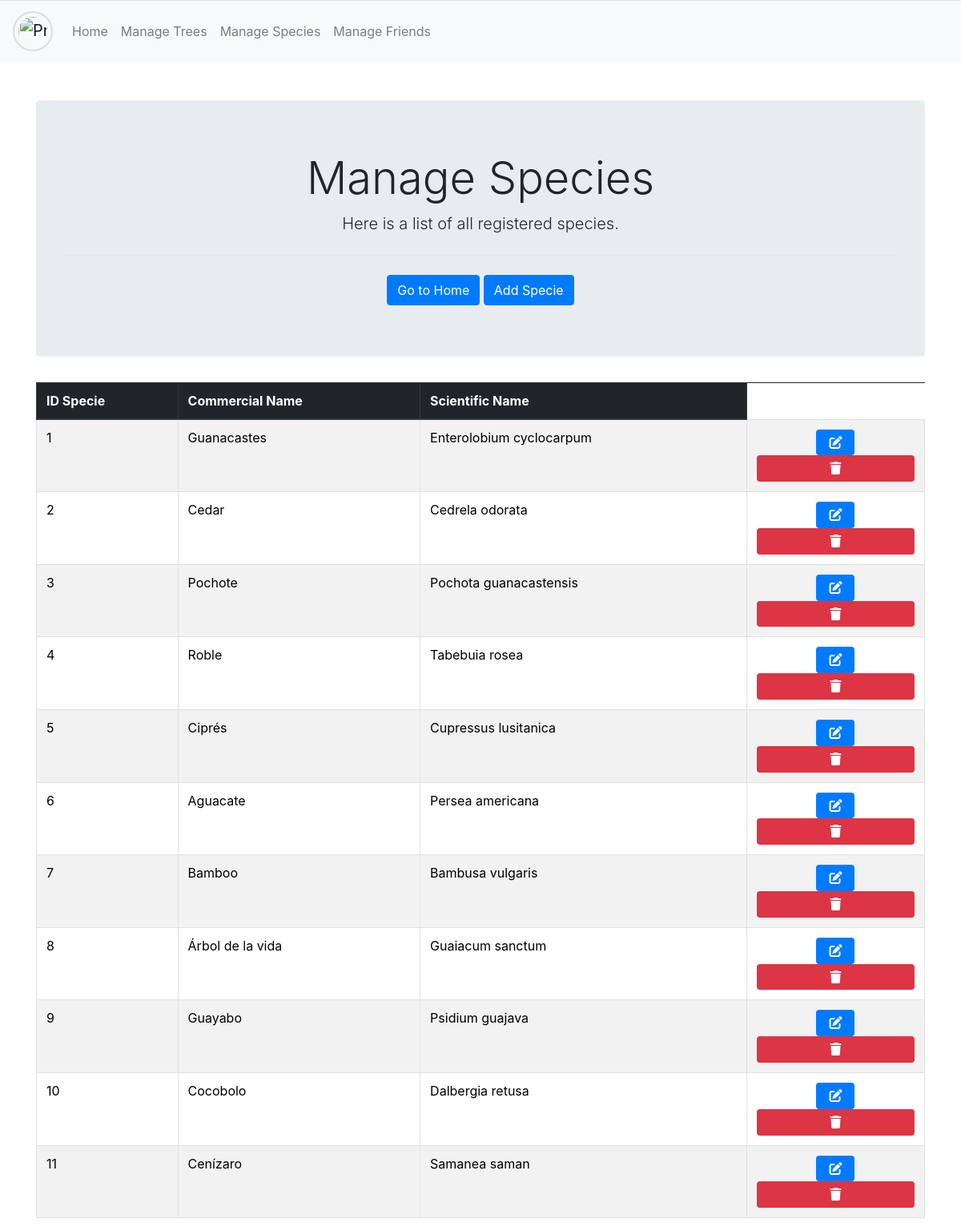
The page /administrator/manage_species.php on the database as committed earlier.
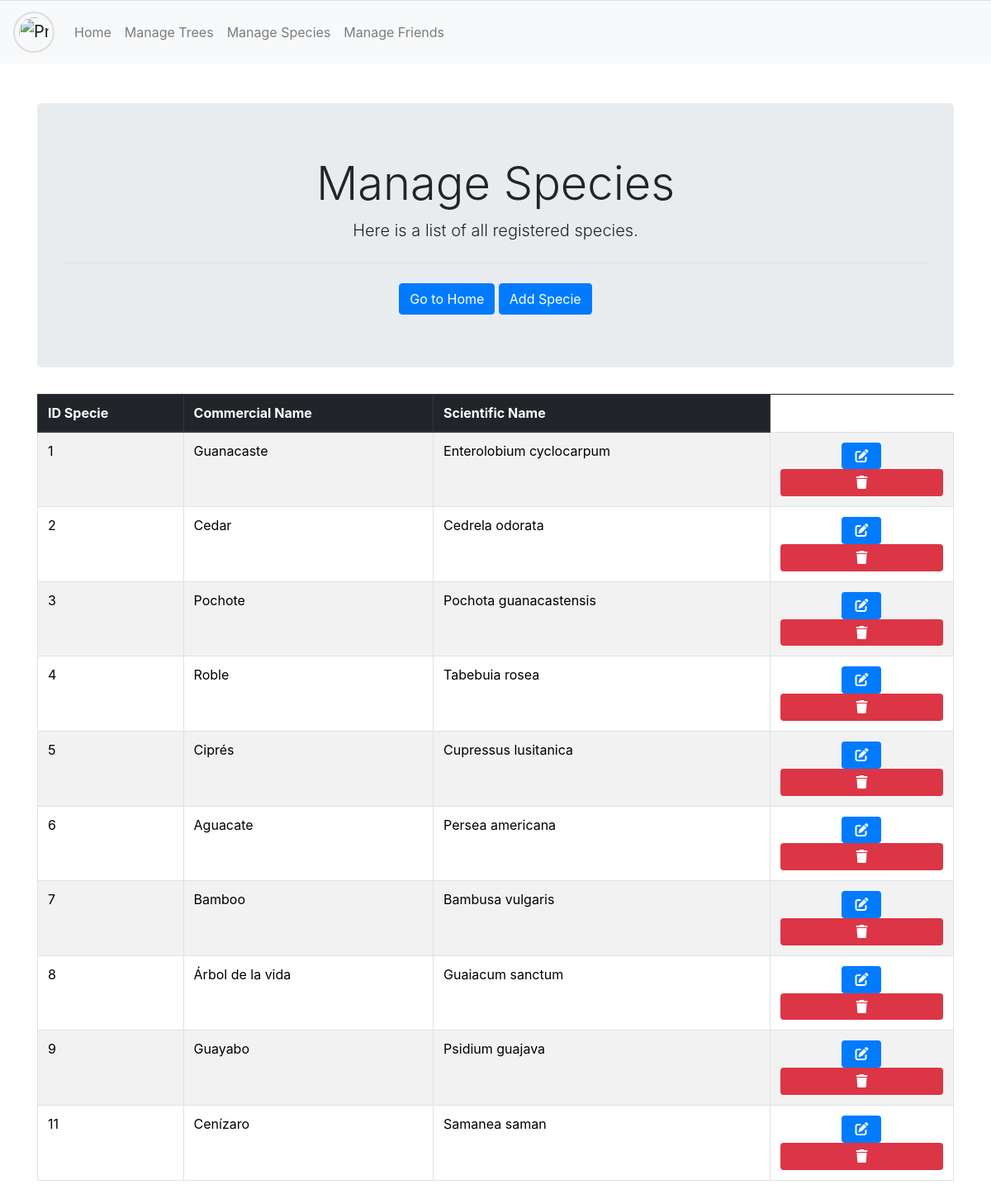
The same page on the database as committed later.
### tables this page shows
CREATE TABLE `species` (
  `Id_Specie` int(11) NOT NULL,
  `Commercial_Name` varchar(100) DEFAULT NULL,
  `Scientific_Name` varchar(100) DEFAULT NULL,
  `StatusS` int(2) DEFAULT 1
);

### utils/administrator/admin_functions.php (called while the page is built, shortened)
<?php
function getConnection(): bool|mysqli {
    $servername = "localhost";
    $username   = "root";
    $password   = "";
    $dbname     = "mytrees";
    try {
        $conn = new mysqli($servername, $username, $password, $dbname, 3306);
        return $conn;
    } catch (Exception $e) {
        echo "Error de conexión: " . $e->getMessage();
        return false;
    }
}
function getSpecies(): array {
    $conn = getConnection();
    $species = [];
    if ($conn) {
        $query = "
            SELECT Id_Specie, Commercial_Name, Scientific_Name
            FROM species
            WHERE StatusS = 1
        ";
        $result = mysqli_query($conn, $query);
        if ($result) {
            while ($row = mysqli_fetch_assoc($result)) {
                $species[] = [
                    'Id_Specie'          => $row['Id_Specie'],
                    'Commercial_Name'    => $row['Commercial_Name'],
                    'Scientific_Name'    => $row['Scientific_Name'],
                ];
            }
        } else {
            echo "Query error: " . mysqli_error($conn);
        }
    } else {
        echo "Connection error: " . mysqli_connect_error();
    }
    return $species;
}

### administrator/manage_species.php (the view, shortened to what this page needs)
<?php
  include('../utils/administrator/admin_functions.php');
  $species = getSpecies();
?>
<link href="https://cdn.jsdelivr.net/npm/bootstrap@5.3.3/dist/css/bootstrap.min.css" rel="stylesheet">
<link rel="stylesheet" href="../css/styles_manage_specie.css">
<?php require('../inc/header_admin.php')?>
<div class="container mt-5">
    <div class="jumbotron text-center">
      <h1 class="display-4">Manage Species</h1>
      <p class="lead">Here is a list of all registered species.</p>
      <hr class="my-4">
      <a href="../administrator/admin.php" class="btn btn-primary">Go to Home</a>
      <a href="register_specie.php" class="btn btn-primary">Add Specie</a>
    </div>
    <div class="table-responsive">
      <table class="table table-striped table-bordered">
        <thead class="thead-dark">
            <tr>
                <th>ID Specie</th>
                <th>Commercial Name</th>
                <th>Scientific Name</th>
            </tr>
        </thead>
        <tbody>
          <?php
              if (!empty($species)) {
                foreach ($species as $specie) { ?>
                    <tr>
                        <td><?= $specie['Id_Specie'] ?></td>
                        <td><?= $specie['Commercial_Name'] ?></td>
                        <td><?= $specie['Scientific_Name'] ?></td>
                        <td class="text-center">
                        <a href="update_specie.php?id=<?= $specie['Id_Specie'] ?>" class="btn btn-edit" title="Edit">
                            </a>
                            <form action="<?= BASE_URL; ?>../actions/administrator/delete_specie.php" method="POST" style="display:inline;" title="Delete">
                                <button type="submit" class="btn btn-delete" onclick="return confirm('Are you sure you want to delete this specie?');">
                                </button>
                            </form>
                        </td>
                    </tr>
                <?php }
              }
            ?>
        </tbody>
    </table>
  </div>
</div>

Rows that differ between the two databases and show on the page:
no longer on this page (row edited): species: Id_Specie "10", Commercial_Name "Cocobolo", Scientific_Name "Dalbergia retusa"
changed species "Enterolobium cyclocarpum": Commercial_Name "Guanacastes" → "Guanacaste"
